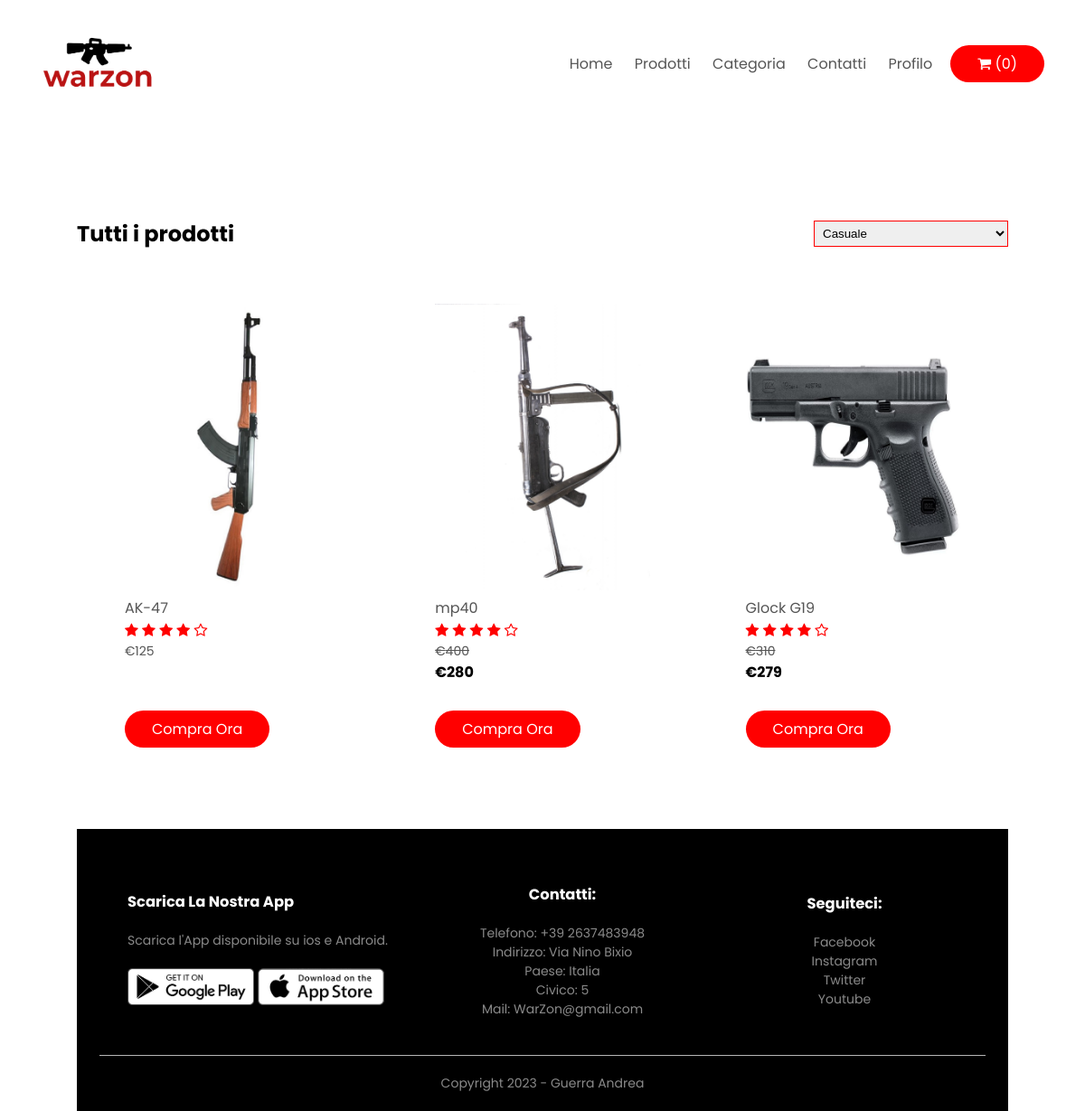
Page /ecommerce/categorie.php?categoria=Armi Da Fuoco on the committed database.
### tables this page shows
CREATE TABLE `articoli` (
  `Id` int(11) NOT NULL,
  `Titolo` varchar(254) NOT NULL,
  `Descrizione` text NOT NULL,
  `Venditore` varchar(254) NOT NULL,
  `Condizione` enum('New','Usage') NOT NULL,
  `Prezzo` float NOT NULL,
  `Sconto` int(3) NOT NULL DEFAULT 0,
  `Pezzi` int(11) NOT NULL,
  `IdCategoria` int(11) NOT NULL
);

### ecommerce/categorie.php (the view, shortened to what this page needs)
<!DOCTYPE html>
<html class="no-js" lang="en">
<head>
   <link rel="stylesheet" href="css/style.css">
   <link rel="stylesheet" href="https://stackpath.bootstrapcdn.com/font-awesome/4.7.0/css/font-awesome.min.css">
</head>
<body>
   <div class="container">
   <div class="navbar">
      <div class="logo">
         <img src="logo2.png" width="125px">
      </div>
      <nav>
         <ul id="MenuItems">
            <li><a href="index.php">Home</a></li>
            <li><a href="prodotti.php">Prodotti</a></li>
            <li class="dropdown">
            <a href="#">Categoria</a>
            <?php
            include("connectionDBEcommerce.php");
         ?>
         </li>
            <li><a href="#contatti">Contatti</a></li>
            <li class="dropdown">
            <?php
                            if (isset($_SESSION["Username"])) {
                                echo "<a href='#' class='nav-link dropdown-toggle' data-toggle='dropdown'>" . $_SESSION["Username"] . "</a>
                                <div class='dropdown-menu'>
                                    <a href='my-account.php' class='dropdown-item userDropdown'>My Account</a>
                                    <a href='index.php?msg=Logout successfully!&type=danger' class='dropdown-item userDropdown'>Logout</a>
                                </div>";
                            } else {
                                echo "<a href='#' class='nav-link dropdown-toggle' data-toggle='dropdown'>Profilo</a>
                                <div class='dropdown-menu'>
                                    <a href='account.php' class='dropdown-item userDropdown'>Login</a>
                                    <a href='account.php' class='dropdown-item userDropdown'>Register</a>
                                </div>";
                            }
                            ?>
                           </li>
         </ul>
      </nav>
      <a href="carrello.php" class="btn cart">
                            <i class="fa fa-shopping-cart"></i>
                            <?php
                            if (isset($_SESSION["IDCarrello"])) {
                                $sql = "SELECT COUNT(*) FROM contenuto JOIN carrello
                                ON contenuto.IdCarrello = carrello.Id
                                WHERE carrello.Id = '" . $_SESSION["IDCarrello"] . "'";
                                $result = $conn->query($sql);
                                $row = $result->fetch_assoc();
                                $n = $row["COUNT(*)"];
                            } else
                                $n = 0;
                            echo "<span>(" . $n . ")</span>"
                            ?>
                        </a>
</div>
</div>
   <div class="small-container">
     <div class="row row-2">
        <h2>Tutti i prodotti</h2>
        <select>
            <option>Casuale</option>
</select>
     </div>
      <div class="row">
       <?php
      $categoria = $_GET["categoria"];
include("connectionDBEcommerce.php");
$sql = "SELECT * FROM ARTICOLI JOIN categorie ON articoli.IdCategoria=categorie.Idc WHERE categorie.Tipo='$categoria'";
$result = $conn->query($sql);
if ($result->num_rows > 0) {
    while ($row = $result->fetch_assoc()) {
        $articoli = $row['Id'];
        echo "<div class='col-4'>
            <a href='dettagliProdotto.php?id=$articoli'>
            <img src='img/prodotto-" . $row["Id"] . ".jpg' alt='Product Image'>
            </a>
            <a href='#'>" . $row["Titolo"] . "</a>
            <div class='rating'>
            <i class='fa fa-star'></i>
            <i class='fa fa-star'></i>
            <i class='fa fa-star'></i>
            <i class='fa fa-star'></i>
            <i class='fa fa-star-o'></i>
            </div>";
            if ($row["Sconto"] != 0)
            echo "<p><s>€" . $row["Prezzo"] . "</s></p><b> €" . round($row["Prezzo"] * (100 - $row["Sconto"]) / 100, 2) . "</b><br>";
            else
                echo "<p>€" . $row["Prezzo"] . "</p><br>";
            if ($row["Pezzi"] > 0)
                echo "<a class='btn' href='checkout.php?id=" . $row["Id"] . "'>Compra Ora</a>";
            else
                echo "<a class='btn soldout'>Sold Out</a>";
            echo "</div>";
      }
   }
?>
     </div>
<section id="contatti">
   <div class="fine">
      <div class="container">
         <div class="row">
            <div class="fine-col-1">
               <h3>Scarica La Nostra App</h3>
               <p>Scarica l'App disponibile su ios e Android.</p>
               <div class="app-logo">
                  <img src="img/play-store.png">
                  <img src="img/app-store.png">
               </div>
            </div>
            <div class="fine-col-3">
               <h3>Contatti:</h3>
               <ul>
                  <li>Telefono: +39 2637483948</li>
                  <li>Indirizzo: Via Nino Bixio</li>
                  <li>Paese: Italia</li>
                  <li>Civico: 5</li>
                  <li>Mail: WarZon@gmail.com</li>
               </ul>
            </div>
            <div class="fine-col-4">
               <h3>Seguiteci:</h3>
               <ul>
                  <li>Facebook</li>
                  <li>Instagram</li>
                  <li>Twitter</li>
                  <li>Youtube</li>
               </ul>
            </div>
         </div>
         <hr>
         <p class="copyright">Copyright 2023 - Guerra Andrea</p>
      </div>
</div>
      </section>
</body>

### ecommerce/css/style.css (style rules this page uses)
* { margin: 0; padding: 0; box-sizing: border-box; }
body { font-family: 'Poppins',sans-serif; }
nav ul li.dropdown { position: relative; }
.navbar { display: flex; align-items: center; padding: 20px; }
nav { flex: 1; text-align: right; }
nav ul { display: inline-block; list-style-type: none; }
nav ul li { display: inline-block; margin-right: 20px; }
a { text-decoration: none; color: #555; }
p { color: #555; }
.container { max-width: 1300px; margin: auto; padding-left: 25px; padding-right: 25px; }
.row { display: flex; align-items: center; flex-wrap: wrap; justify-content: space-around; }
.btn { display: inline-block; background: #ff0000; color: #fff; padding: 8px 30px; margin: 30px 0; border-radius: 30px; transition: background 0.5s; }
.small-container { max-width: 1080px; margin: auto; padding-left: 25px; padding-right: 25px; }
.col-4 { flex-basis: 25%; padding: 10px; min-width: 200px; margin-bottom: 50px; transition: transform 0.5s; }
.col-4 img { width: 100%; }
.col-4 p { font-size: 14px; }
.rating .fa { color: #ff0000; }
.fine { background: #000; color: #8a8a8a; font-size: 14px; padding: 60px 0 20px; }
.fine p { color: #8a8a8a; }
.fine h3 { color: #fff; margin-bottom: 20px; }
.fine-col-1,.fine-col-2,.fine-col-3,.fine-col-4 { min-width: 250px; margin-bottom: 20px; }
.fine-col-1 { flex-basis: 30%; }
.fine-col-3,.fine-col-4 { flex-basis: 12%; text-align: center; }
ul { list-style-type: none; }
.app-logo { margin-top: 20px; }
.app-logo img { width: 140px; }
.fine hr { border: none; background: #b5b5b5; height: 1px; margin: 20px 0; }
.copyright { text-align: center; }
.row-2 { justify-content: space-between; margin: 100px auto 50px; }
select { border: 1px solid #ff0000; padding: 5px; }

### rows in the picture
articoli: shows a picture, Titolo "AK-47", Prezzo "125"
articoli: shows a picture, Titolo "mp40", Prezzo "400", $row["Prezzo"] * (100 - $row["Sconto"]) / 100 "280"
articoli: shows a picture, Titolo "Glock G19", Prezzo "310", $row["Prezzo"] * (100 - $row["Sconto"]) / 100 "279"

### other values in the picture
$n "0"
